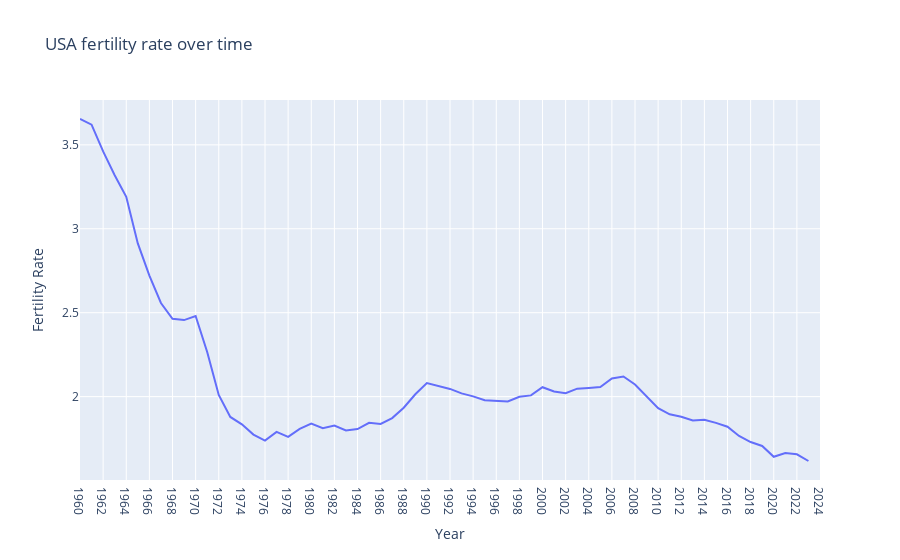

Notebook code for this chart:
### Code cell
fig = px.line(
    fertility_by_year,
    x="Year",
    y="Fertility Rate",
    title="USA fertility rate over time",
)
fig.show()

### Figure 1 — Plotly figure (JSON) as saved in the notebook; plotly's stock layout.template omitted (floating-point values rounded to 4 significant figures)
{"data": [{"hovertemplate": "Year=%{x}<br>Fertility Rate=%{y}<extra></extra>", "legendgroup": "", "line": {"color": "#636efa", "dash": "solid"}, "marker": {"symbol": "circle"}, "mode": "lines", "name": "", "orientation": "v", "showlegend": false, "type": "scatter", "x": ["1960", "1961", "1962", "1963", "1964", "1965", "1966", "1967", "1968", "1969", "1970", "1971", "1972", "1973", "1974", "1975", "1976", "1977", "1978", "1979", "1980", "1981", "1982", "1983", "1984", "1985", "1986", "1987", "1988", "1989", "1990", "1991", "1992", "1993", "1994", "1995", "1996", "1997", "1998", "1999", "2000", "2001", "2002", "2003", "2004", "2005", "2006", "2007", "2008", "2009", "2010", "2011", "2012", "2013", "2014", "2015", "2016", "2017", "2018", "2019", "2020", "2021", "2022", "2023", "2024"], "xaxis": "x", "y": [3.654, 3.62, 3.461, 3.319, 3.19, 2.913, 2.721, 2.558, 2.464, 2.456, 2.48, 2.266, 2.01, 1.879, 1.835, 1.774, 1.738, 1.79, 1.76, 1.808, 1.839, 1.812, 1.827, 1.799, 1.806, 1.844, 1.837, 1.872, 1.934, 2.014, 2.081, 2.062, 2.046, 2.019, 2.002, 1.978, 1.976, 1.971, 1.999, 2.007, 2.056, 2.03, 2.021, 2.047, 2.051, 2.057, 2.108, 2.12, 2.072, 2.002, 1.931, 1.895, 1.881, 1.857, 1.863, 1.843, 1.821, 1.766, 1.73, 1.706, 1.641, 1.664, 1.657, 1.617, NaN], "yaxis": "y"}], "layout": {"legend": {"tracegroupgap": 0}, "title": {"text": "USA fertility rate over time"}, "xaxis": {"anchor": "y", "domain": [0, 1], "title": {"text": "Year"}}, "yaxis": {"anchor": "x", "domain": [0, 1], "title": {"text": "Fertility Rate"}}}}
